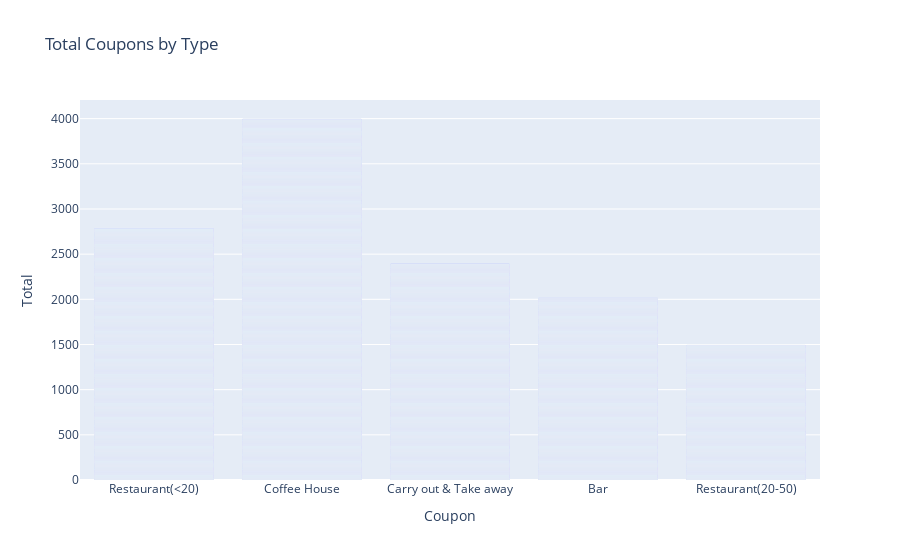

Notebook code for this chart:
### Markdown cell above
#### I first tried a simple Plotly bar but found it boring. I added in coupon acceptance for a multi bar.

### Code cell
px.bar(data, x='coupon', title="Total Coupons by Type", labels={'coupon': 'Coupon', 'count':'Total'})

### Figure 1 — Plotly figure (JSON) as saved in the notebook; plotly's stock layout.template omitted (floating-point values rounded to 4 significant figures; data arrays with more than 128 entries replaced by an {"elided": "..."} marker saying what was removed)
{"data": [{"alignmentgroup": "True", "hovertemplate": "Coupon=%{x}<br>Total=%{y}<extra></extra>", "legendgroup": "", "marker": {"color": "#636efa", "pattern": {"shape": ""}}, "name": "", "offsetgroup": "", "orientation": "v", "showlegend": false, "textposition": "auto", "type": "bar", "x": {"elided": "12684 str values"}, "xaxis": "x", "y": {"elided": "12684 int values"}, "yaxis": "y"}], "layout": {"barmode": "relative", "legend": {"tracegroupgap": 0}, "title": {"text": "Total Coupons by Type"}, "xaxis": {"anchor": "y", "domain": [0, 1], "title": {"text": "Coupon"}}, "yaxis": {"anchor": "x", "domain": [0, 1], "title": {"text": "Total"}}}}
